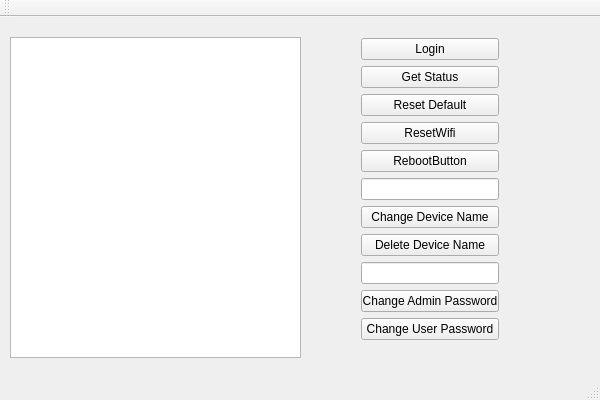
<?xml version="1.0" encoding="UTF-8"?>
<ui version="4.0">
 <class>ServerAppClass</class>
 <widget class="QMainWindow" name="ServerAppClass">
  <property name="geometry">
   <rect>
    <x>0</x>
    <y>0</y>
    <width>600</width>
    <height>400</height>
   </rect>
  </property>
  <property name="windowTitle">
   <string>ServerApp</string>
  </property>
  <widget class="QWidget" name="centralWidget">
   <widget class="QPlainTextEdit" name="plainTextEdit">
    <property name="geometry">
     <rect>
      <x>10</x>
      <y>20</y>
      <width>291</width>
      <height>321</height>
     </rect>
    </property>
   </widget>
   <widget class="QWidget" name="verticalLayoutWidget">
    <property name="geometry">
     <rect>
      <x>350</x>
      <y>10</y>
      <width>160</width>
      <height>331</height>
     </rect>
    </property>
    <layout class="QVBoxLayout" name="verticalLayout">
     <item>
      <widget class="QPushButton" name="LoginButton">
       <property name="text">
        <string>Login</string>
       </property>
      </widget>
     </item>
     <item>
      <widget class="QPushButton" name="GetStatusButton">
       <property name="text">
        <string>Get Status</string>
       </property>
      </widget>
     </item>
     <item>
      <widget class="QPushButton" name="ResetDefaultButton">
       <property name="text">
        <string>Reset Default</string>
       </property>
      </widget>
     </item>
     <item>
      <widget class="QPushButton" name="ResetWIFIButton">
       <property name="text">
        <string>ResetWifi</string>
       </property>
      </widget>
     </item>
     <item>
      <widget class="QPushButton" name="RebootButton">
       <property name="text">
        <string>RebootButton</string>
       </property>
      </widget>
     </item>
     <item>
      <widget class="QLineEdit" name="DeviceNameLineEdit"/>
     </item>
     <item>
      <widget class="QPushButton" name="ChangeDeviceNameButton">
       <property name="text">
        <string>Change Device Name</string>
       </property>
      </widget>
     </item>
     <item>
      <widget class="QPushButton" name="DeleteDeviceName">
       <property name="text">
        <string>Delete Device Name</string>
       </property>
      </widget>
     </item>
     <item>
      <widget class="QLineEdit" name="PWLineEdit"/>
     </item>
     <item>
      <widget class="QPushButton" name="ChangeAdminPWButton">
       <property name="text">
        <string>Change Admin Password</string>
       </property>
      </widget>
     </item>
     <item>
      <widget class="QPushButton" name="ChangeUserPWButton">
       <property name="text">
        <string>Change User Password</string>
       </property>
      </widget>
     </item>
    </layout>
   </widget>
  </widget>
  <widget class="QMenuBar" name="menuBar">
   <property name="geometry">
    <rect>
     <x>0</x>
     <y>0</y>
     <width>600</width>
     <height>21</height>
    </rect>
   </property>
  </widget>
  <widget class="QToolBar" name="mainToolBar">
   <attribute name="toolBarArea">
    <enum>TopToolBarArea</enum>
   </attribute>
   <attribute name="toolBarBreak">
    <bool>false</bool>
   </attribute>
  </widget>
  <widget class="QStatusBar" name="statusBar"/>
 </widget>
 <layoutdefault spacing="6" margin="11"/>
 <resources>
  <include location="serverapp.qrc"/>
 </resources>
 <connections/>
</ui>
